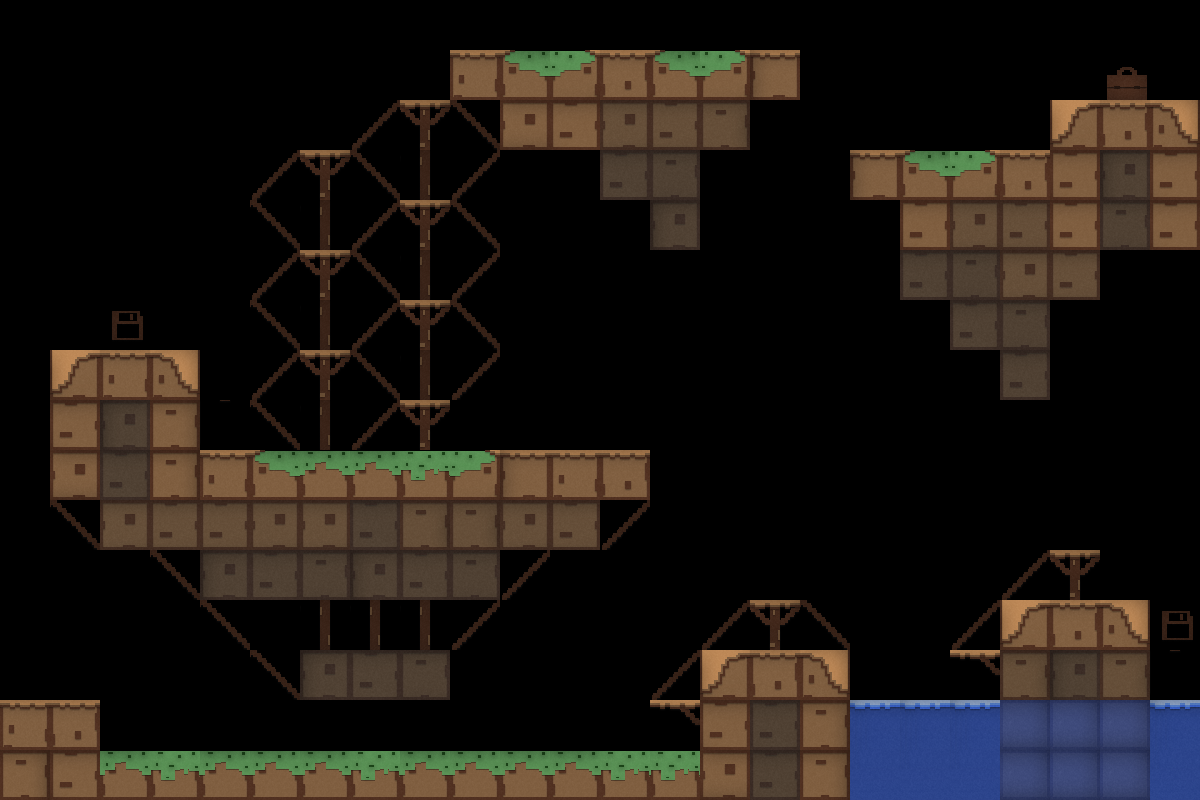

Tiled map render using the project's own tile images. Description and the map definition, with tile-layer contents summarised, below:
An orthogonal 24x16 tile map with 50x50 px tiles, 6 tile layers (World, Collision, Deadzone, Platform, ...).

<map version="1.0" orientation="orthogonal" width="24" height="16" tilewidth="50" tileheight="50">
 <tileset firstgid="1" name="TileSet" tilewidth="50" tileheight="50">
  <image source="maps/tilemap.png" width="500" height="500" />
 </tileset>
 <layer name="World" width="24" height="16">
  <data>[384 cells, 92 non-empty, 15 distinct tile ids]</data>
 </layer>
 <layer name="Collision" width="24" height="16">
  <data>[384 cells, 42 non-empty, 12 distinct tile ids]</data>
 </layer>
 <layer name="Deadzone" width="24" height="16">
  <data>[384 cells, 26 non-empty, 5 distinct tile ids]</data>
 </layer>
 <layer name="Platform" width="24" height="16">
  <data>[384 cells, 13 non-empty, 3 distinct tile ids]</data>
 </layer>
 <layer name="Suitcase" width="24" height="16">
  <data>[384 cells, 1 non-empty, 1 distinct tile ids]</data>
 </layer>
 <layer name="Checkpoints" width="24" height="16">
  <data>[384 cells, 2 non-empty, 1 distinct tile ids]</data>
 </layer>
</map>